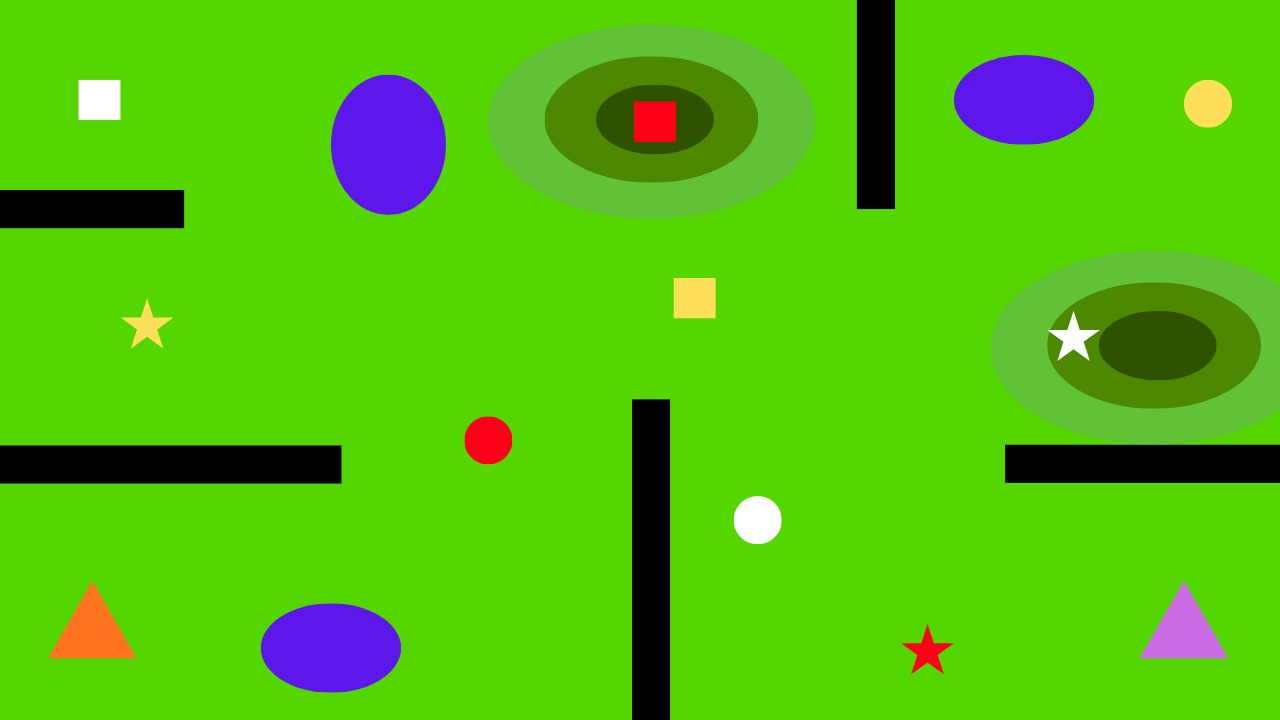
#> input picture UAS PROJECT/Input/IMAGE5.jpg, 1280 x 720 px, found by its file name
$ python CASUALTY.py
#> lines starting #> are read from the running program, lines starting #| are printed output that depends on the picture; after the words box and inside, x2 and y2 are one past the last pixel; in counts of white or black regions, pixels touching at a corner belong together
import cv2 as cv
import numpy as np

# LOADING OF IMAGE AND BGR TO HSV
image = cv.imread(r"C:/Python/UAS PROJECT/input/IMAGE5.jpg")
#> image is the input picture: shape (720, 1280, 3); mean B, G, R 14.4, 189.5, 83.3
hsv = cv.cvtColor(image, cv.COLOR_BGR2HSV)
#> hsv: shape (720, 1280, 3); mean H, S, V 49.9, 236.6, 198.9
output = image.copy()

# MASKING OF UNWANTED REGION
lower_green = np.array([30, 40, 20])
upper_green = np.array([80, 255, 255])
green_mask = cv.inRange(hsv, lower_green, upper_green)
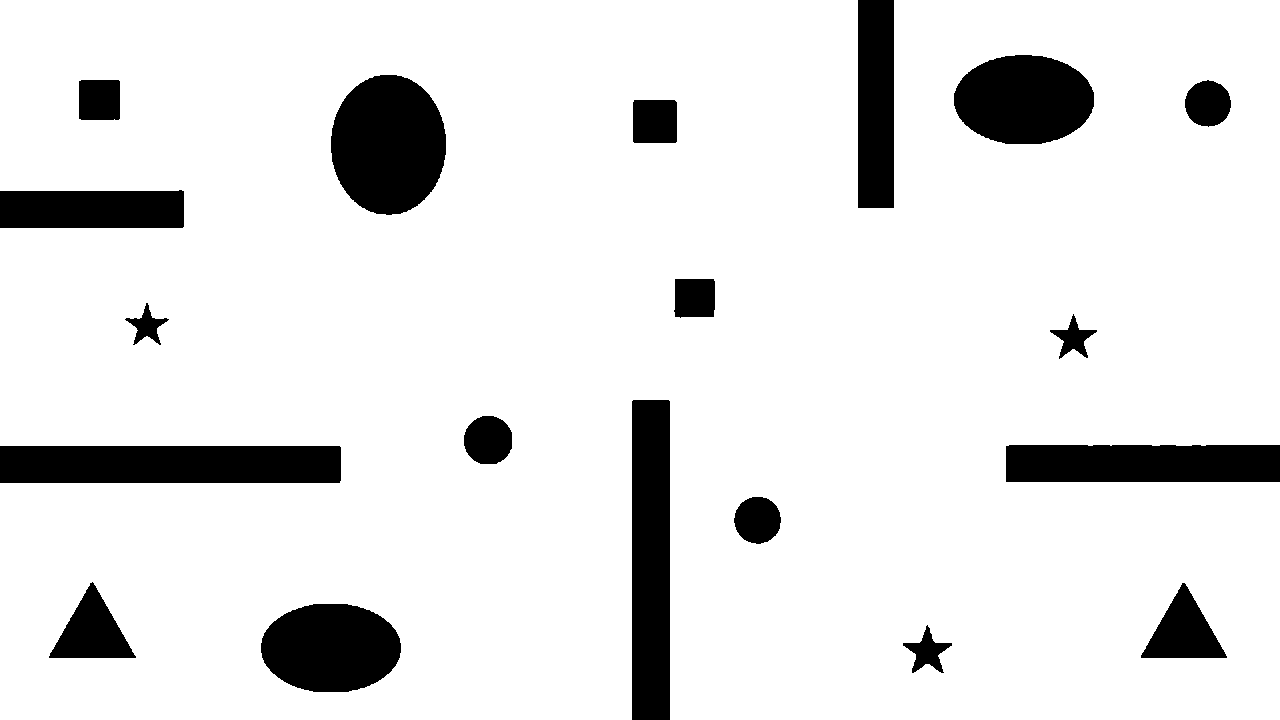
#> green_mask: shape (720, 1280); 89% white; 19 black regions, largest, box (x1, y1, x2, y2) and area: (331, 75, 446, 215) 12688, (0, 446, 341, 483) 12614, (632, 400, 670, 720) 12158

lower_black = np.array([0, 0, 0])
upper_black = np.array([180, 255, 30])
black_mask = cv.inRange(hsv, lower_black, upper_black)
#> black_mask: shape (720, 1280); 5.4% white; 5 white regions, box (x1, y1, x2, y2) and area: (0, 446, 341, 483) 12617, (632, 400, 670, 720) 12160, (1006, 445, 1280, 482) 10138, (857, 0, 895, 209) 7940, (0, 190, 184, 228) 6991

lower_blue = np.array([125, 50, 50])
upper_blue = np.array([150, 255, 255])
blue_mask = cv.inRange(hsv, lower_blue, upper_blue)
#> blue_mask: shape (720, 1280); 3.8% white; 4 white regions, box (x1, y1, x2, y2) and area: (332, 76, 446, 214) 12405, (954, 56, 1094, 144) 9675, (262, 604, 400, 692) 9616, (1141, 584, 1226, 658) 3276

unwanted = cv.bitwise_or(green_mask, black_mask)
#> unwanted: shape (720, 1280); 94.4% white; 14 black regions, largest, box (x1, y1, x2, y2) and area: (331, 75, 446, 215) 12688, (954, 55, 1094, 144) 9897, (261, 604, 401, 692) 9846
unwanted = cv.bitwise_or(unwanted, blue_mask)
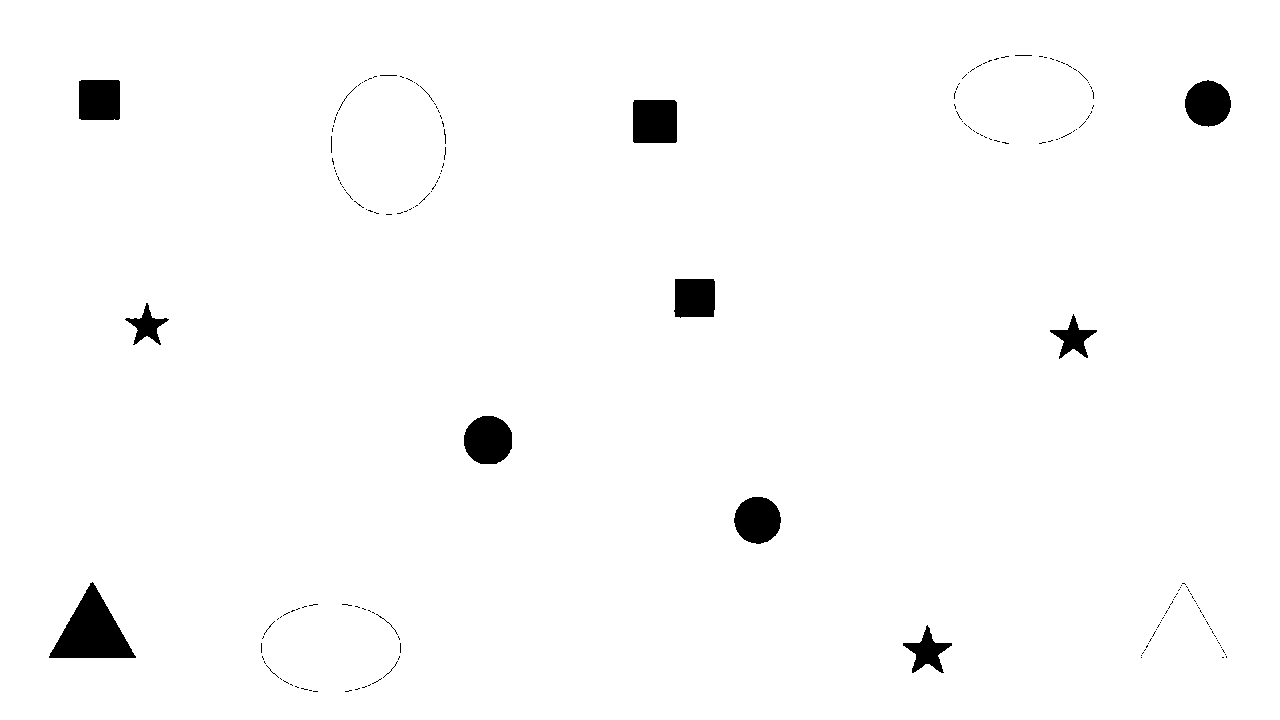
#> unwanted: shape (720, 1280); 98.2% white; 192 black regions (180 under 20 px), largest, box (x1, y1, x2, y2) and area: (49, 582, 136, 658) 3411, (633, 100, 677, 143) 1885, (464, 416, 512, 464) 1870
wanted = cv.bitwise_not(unwanted)

# MASKING FOR TERRAIN
lower_light_green = np.array([35, 100, 160])
upper_light_green = np.array([80, 255, 210])
light_green_mask = cv.inRange(hsv, lower_light_green, upper_light_green)
#> light_green_mask: shape (720, 1280); 6.9% white; 173 white regions (152 under 20 px), largest, box (x1, y1, x2, y2) and area: (487, 24, 816, 219) 29558, (989, 250, 1280, 485) 26928, (854, 0, 897, 211) 918

lower_mid_green = np.array([35, 150, 40])
upper_mid_green = np.array([80, 255, 170])
mid_green_mask = cv.inRange(hsv, lower_mid_green, upper_mid_green)
#> mid_green_mask: shape (720, 1280); 4.5% white; 17 white regions (11 under 20 px), largest, box (x1, y1, x2, y2) and area: (1047, 283, 1261, 409) 20368, (545, 56, 758, 183) 19386, (0, 445, 342, 484) 721, (1005, 444, 1280, 483) 314, (0, 228, 184, 229) 184, (632, 399, 670, 400) 38

lower_dark_green = np.array([43, 200, 50])
upper_dark_green = np.array([100, 255, 82])
dark_green_mask = cv.inRange(hsv, lower_dark_green, upper_dark_green)
#> dark_green_mask: shape (720, 1280); 0.84% white; 55 white regions (52 under 20 px), largest, box (x1, y1, x2, y2) and area: (1100, 313, 1215, 379) 5353, (598, 87, 712, 152) 2262, (630, 112, 633, 131) 33

# MASKING FOR STARTING AND ENDING TRIANGLE
lower_orange = np.array([5, 100, 100])
upper_orange = np.array([25, 255, 255])
orange_mask = cv.inRange(hsv, lower_orange, upper_orange)
#> orange_mask: shape (720, 1280); 0.79% white; 15 white regions (7 under 20 px), largest, box (x1, y1, x2, y2) and area: (49, 583, 136, 658) 3369, (1185, 81, 1231, 125) 1511, (675, 279, 714, 317) 1459

lower_purple = np.array([140, 50, 50])
upper_purple = np.array([160, 255, 255])
purple_mask = cv.inRange(hsv, lower_purple, upper_purple)
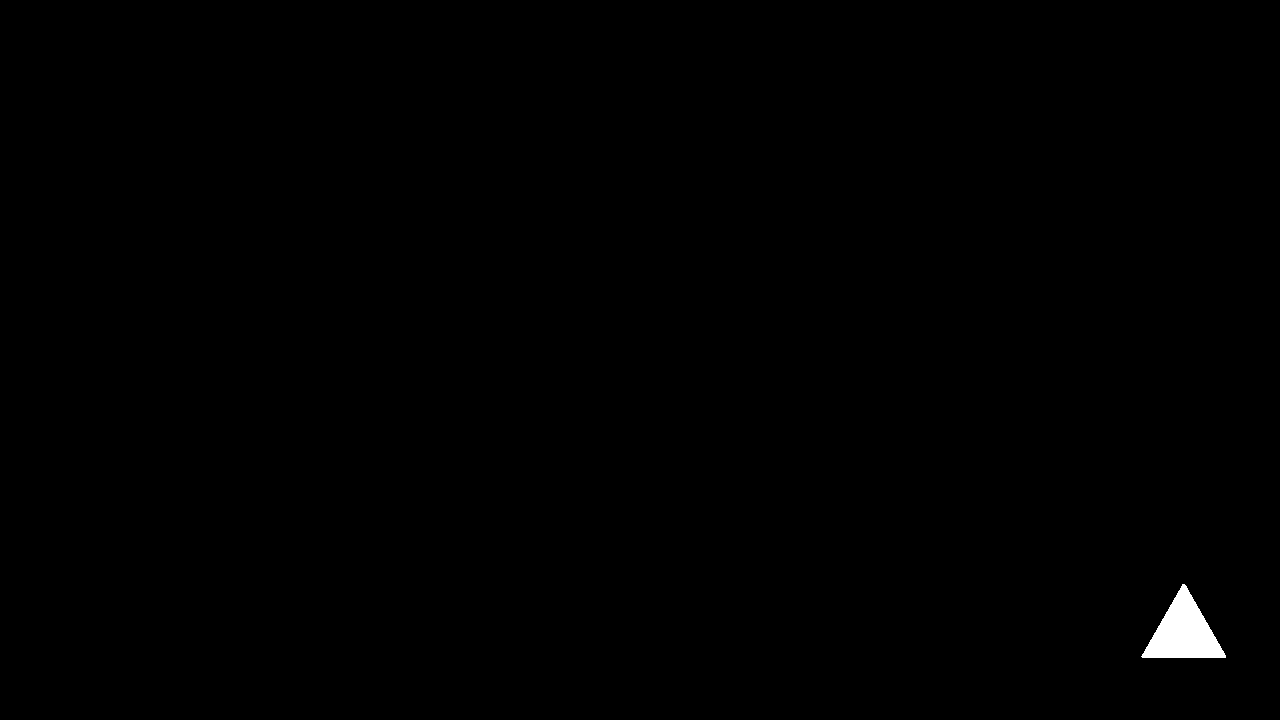
#> purple_mask: shape (720, 1280); 0.36% white; 1 white region

# DICTIONARIES TO CALCULATE PRIORITY SCORE
SHAPE_SCORE = {"Circle": 3, "Star": 1, "Square": 2}
COLOR_SCORE = {"Red": 3, "Yellow": 2, "White": 1}

# LEVEL OF TERRAIN
def get_level(x, y, w, h):
    px1, py1 = x + w // 2, y - 5
    px2, py2 = x + w // 2, y + h + 5
    px3, py3 = x - 5, y + h // 2
    px4, py4 = x + w + 5, y + h // 2

    points = [(px1, py1), (px2, py2), (px3, py3), (px4, py4)]

 # TO CHECK POINT IS WITHIN IMAGE AND THEN DECIDE ITS TERRAIN LEVEL
    for px, py in points:
        if px < 0 or py < 0 or px >= image.shape[1] or py >= image.shape[0]:
            continue
        if dark_green_mask[py, px] == 255:
            return 3
        if mid_green_mask[py, px] == 255:
            return 2
        if light_green_mask[py, px] == 255:
            return 1

    return 0

# TO IDENTIFY SHAPES USING CONTOUR
def get_shape(approx, area, perimeter):
    corners = len(approx)
    circularity = (4 * np.pi * area) / (perimeter * perimeter)

    if corners == 4 and circularity > 0.7:
        return "Square"
    elif circularity < 0.5:
        return "Star"
    else:
        return "Circle"


# TO IDENTIFY COLOUR OF SHAPE
def get_color(contour):
    mask = np.zeros(image.shape[:2], np.uint8) #FULL IMAGE BLACK
    cv.drawContours(mask, [contour], -1, 255, -1) #WHITE BOUNDARY TO SHAPES
    b, g, r, _ = cv.mean(image, mask=mask)

    if r > 180 and g < 100 and b < 100:
        return "Red"
    elif r > 180 and g > 180 and b < 130:
        return "Yellow"
    elif r > 180 and g > 180 and b > 180:
        return "White"
    else:
        return None

# START POINT ORANGE TRIANGLE
orange_contours, _ = cv.findContours(orange_mask, cv.RETR_EXTERNAL, cv.CHAIN_APPROX_SIMPLE)
#> orange_contours = 15 contours, 9 with area under 20; largest, box (x1, y1, x2, y2) and area: (49, 583, 136, 658) 3250, (1185, 81, 1231, 125) 1477, (675, 279, 714, 317) 1396, (126, 306, 167, 343) 468, (464, 416, 512, 464) 44, (903, 636, 943, 673) 28
for c in orange_contours:
    if cv.contourArea(c) < 2000:
        continue
    M = cv.moments(c)
    sx, sy = int(M["m10"] / M["m00"]), int(M["m01"] / M["m00"])
    print("START point:", (sx, sy))
    cv.putText(output, "START", (sx - 30, sy - 20), cv.FONT_HERSHEY_SIMPLEX, 0.6, (0, 140, 255), 2)
#> this loop made 15 passes
#> c on passes 10 to 14: [[675, 141]], [[634, 141]], [[633, 136], [633, 138]], [[676, 108]], [[634, 101], [675, 101]]
#> (printed output is left out)

# END POINT PURPLE TRIANGLE
purple_contours, _ = cv.findContours(purple_mask, cv.RETR_EXTERNAL, cv.CHAIN_APPROX_SIMPLE)
#> purple_contours = 1 contour; box (x1, y1, x2, y2) and area: (1141, 584, 1226, 658) 3180
for c in purple_contours:
    if cv.contourArea(c) < 300:
        continue
    M = cv.moments(c)
    ex, ey = int(M["m10"] / M["m00"]), int(M["m01"] / M["m00"])
    print("END point:", (ex, ey))
    cv.putText(output, "END", (ex - 20, ey - 20), cv.FONT_HERSHEY_SIMPLEX, 0.6, (255, 0, 255), 2)
#> this loop made 1 pass
#> (ex, ey) on pass 1: (1183, 632)
#> (printed output is left out)
#> output: shape (720, 1280, 3); mean B, G, R 14.5, 189.5, 83.4


# SPOTTING CASAULTIES(SHAPES)
contours, _ = cv.findContours(wanted, cv.RETR_EXTERNAL, cv.CHAIN_APPROX_SIMPLE)
#> contours = 192 contours, 182 with area under 20; largest, box (x1, y1, x2, y2) and area: (49, 582, 136, 658) 3292, (633, 100, 677, 143) 1802, (464, 416, 512, 464) 1801, (734, 497, 781, 544) 1648, (1185, 80, 1231, 127) 1595

casualties = []

for contour in contours:
    area = cv.contourArea(contour)
    if area < 300: #IGNORING SMALL CONTOURS FOR BETTER SHAPE SPOTTING
        continue

    perimeter = cv.arcLength(contour, True)
    approx = cv.approxPolyDP(contour, 0.02 * perimeter, True)

    if len(approx) == 3: #IGNORING TRIANGLE AS IT IS NOT A CASUALTY
        continue

    color = get_color(contour)
    if color is None:
        continue

    shape = get_shape(approx, area, perimeter)

    x, y, w, h = cv.boundingRect(contour)
    cx, cy = x + w // 2, y + h // 2
    level = get_level(x, y, w, h)

    # SEVERITY SCORE FOR APPROACHING CASUALTY
    severity = SHAPE_SCORE[shape] * COLOR_SCORE[color]
    casualties.append([cx, cy, shape, color, level, severity, (x, y, w, h)])
#> this loop made 192 passes
#> (area, perimeter, b in get_color, g in get_color, r in get_color, color, corners in get_shape, circularity in get_shape) on pass 44: (850.5, 191.1, 18.05, 24.55, 228.5, 'Red', 10, 0.293)
#> after the loop, casualties = 9 items

# CASUALTY INFO GETTING STORED IN LIST
casualties.sort(key=lambda c: c[5], reverse=True)


# LOOP FOR GIVING RANK TO CASUALTY
rank = 1
for c in casualties:
    cx, cy, shape, color, level, severity, box = c
    x, y, w, h = box

    cv.rectangle(output, (x, y), (x + w, y + h), (0, 255, 0), 2)
    cv.putText( output, f"#{rank} {shape} L{level}",(x, y - 10),cv.FONT_HERSHEY_SIMPLEX,0.5,(0, 0, 255),1)
    rank += 1
#> this loop made 9 passes
#> (cx, cy, shape, color, level, severity, x, y) on passes 1 to 8: (488, 440, 'Circle', 'Red', 0, 9, 464, 416), (655, 121, 'Square', 'Red', 3, 6, 633, 100), (1208, 103, 'Circle', 'Yellow', 0, 6, 1185, 80), (694, 298, 'Square', 'Yellow', 0, 4, 674, 279), (927, 649, 'Star', 'Red', 0, 3, 903, 625), (757, 520, 'Circle', 'White', 0, 3, 734, 497), (147, 324, 'Star', 'Yellow', 0, 2, 125, 303), (99, 100, 'Square', 'White', 0, 2, 79, 80)
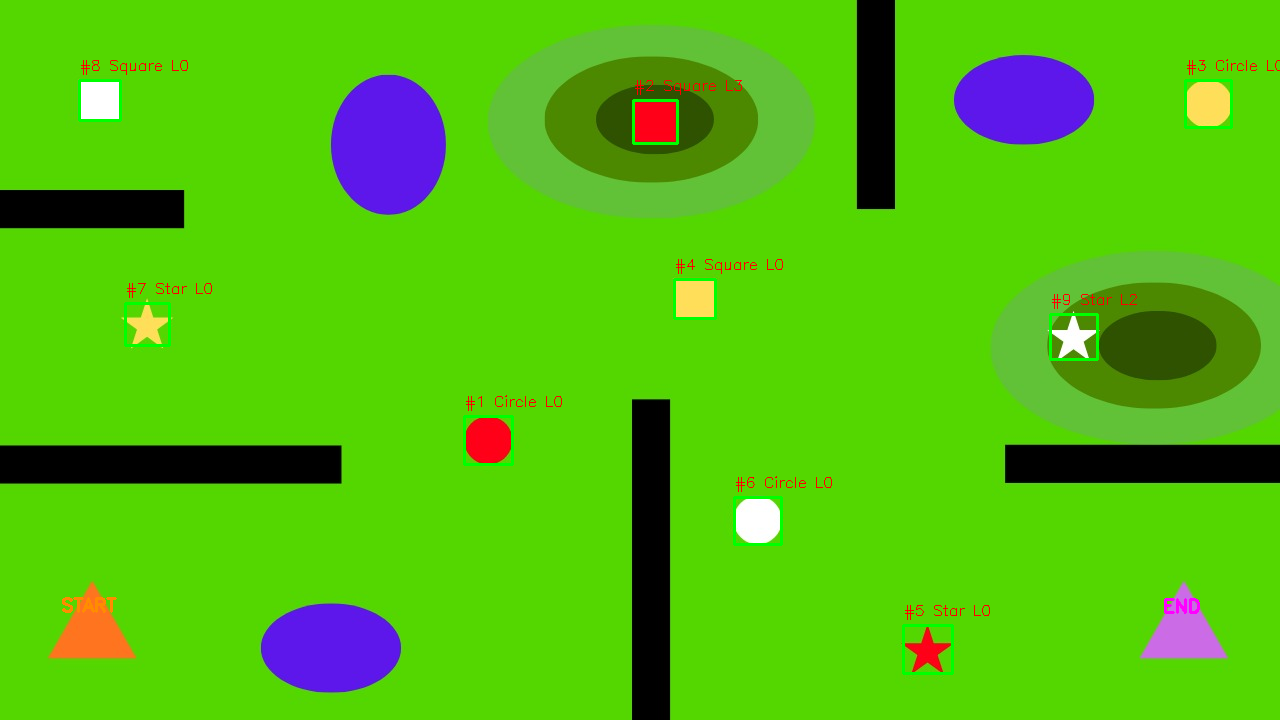
#> output: shape (720, 1280, 3); mean B, G, R 14.3, 189.4, 83.1
#> after the loop, rank = 10


# PRINTING RESULT
print("\nTotal Casualties:", len(casualties))
#| Total Casualties: 9
print("\nRank (Severity = Shape score x Color score):")

rank = 1
for c in casualties:
    cx, cy, shape, color, level, severity, box = c
    print(f"Rank {rank}: Coordinates=({cx},{cy})  Shape={shape}  Color={color}  "
          f"Severity={severity}  Level={level}")
    rank += 1
#> this loop made 9 passes
#> (cx, cy, shape, color, level, severity, box) on passes 1 to 7: (488, 440, 'Circle', 'Red', 0, 9, (464, 416, 48, 48)), (655, 121, 'Square', 'Red', 3, 6, (633, 100, 44, 43)), (1208, 103, 'Circle', 'Yellow', 0, 6, (1185, 80, 46, 47)), (694, 298, 'Square', 'Yellow', 0, 4, (674, 279, 41, 39)), (927, 649, 'Star', 'Red', 0, 3, (903, 625, 49, 48)), (757, 520, 'Circle', 'White', 0, 3, (734, 497, 47, 47)), (147, 324, 'Star', 'Yellow', 0, 2, (125, 303, 44, 42))
#> (printed output is left out)
#> after the loop, rank = 10

cv.imshow("Casualties", output)
cv.waitKey(0)
cv.destroyAllWindows()
